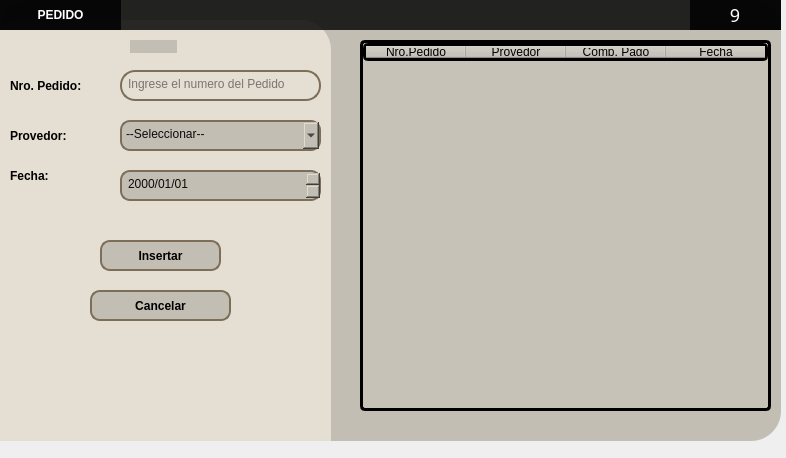
<?xml version="1.0" encoding="UTF-8"?>
<ui version="4.0">
 <class>MainWindow</class>
 <widget class="QMainWindow" name="MainWindow">
  <property name="geometry">
   <rect>
    <x>0</x>
    <y>0</y>
    <width>786</width>
    <height>458</height>
   </rect>
  </property>
  <property name="windowTitle">
   <string>MainWindow</string>
  </property>
  <widget class="QWidget" name="centralwidget">
   <widget class="QWidget" name="widget" native="true">
    <property name="geometry">
     <rect>
      <x>-10</x>
      <y>-10</y>
      <width>991</width>
      <height>471</height>
     </rect>
    </property>
    <property name="styleSheet">
     <string notr="true"/>
    </property>
    <widget class="QFrame" name="frame">
     <property name="geometry">
      <rect>
       <x>10</x>
       <y>10</y>
       <width>781</width>
       <height>441</height>
      </rect>
     </property>
     <property name="styleSheet">
      <string notr="true">
background-color: rgb(195, 190, 180);
border-radius:30px
</string>
     </property>
     <property name="frameShape">
      <enum>QFrame::StyledPanel</enum>
     </property>
     <property name="frameShadow">
      <enum>QFrame::Raised</enum>
     </property>
     <widget class="QWidget" name="widget_2" native="true">
      <property name="geometry">
       <rect>
        <x>0</x>
        <y>0</y>
        <width>971</width>
        <height>30</height>
       </rect>
      </property>
      <property name="styleSheet">
       <string notr="true">background-color:rgba(0,0,0,210);
</string>
      </property>
      <widget class="QWidget" name="horizontalWidget_3" native="true">
       <property name="geometry">
        <rect>
         <x>990</x>
         <y>0</y>
         <width>81</width>
         <height>30</height>
        </rect>
       </property>
       <property name="styleSheet">
        <string notr="true">QPushButton{
	background-color:rgba(0,0,0,0);
	color:rgb(255,255,255);
	border-radius:1px;
	font-size:18px;
	font-family:dripicons-v2;
}

QPushButton:hover{
	background-color:rgb(49,48,53)
}

QPushButton#cerrar:hover{
	background-color:rgb(232,17,25)
}

QpushButton:pressed{
	padding-top:5px;
 	padding-left:5px;
}
</string>
       </property>
       <layout class="QHBoxLayout" name="horizontalLayout_3">
        <property name="spacing">
         <number>0</number>
        </property>
        <property name="leftMargin">
         <number>0</number>
        </property>
        <property name="topMargin">
         <number>0</number>
        </property>
        <property name="rightMargin">
         <number>0</number>
        </property>
        <property name="bottomMargin">
         <number>0</number>
        </property>
       </layout>
      </widget>
      <widget class="QLabel" name="label_2">
       <property name="geometry">
        <rect>
         <x>0</x>
         <y>0</y>
         <width>121</width>
         <height>30</height>
        </rect>
       </property>
       <property name="font">
        <font>
         <pointsize>9</pointsize>
         <weight>75</weight>
         <bold>true</bold>
        </font>
       </property>
       <property name="styleSheet">
        <string notr="true">color:rgba(255,255,255,255)</string>
       </property>
       <property name="text">
        <string>&lt;html&gt;&lt;head/&gt;&lt;body&gt;&lt;p align=&quot;center&quot;&gt;PEDIDO&lt;/p&gt;&lt;/body&gt;&lt;/html&gt;</string>
       </property>
      </widget>
      <widget class="QWidget" name="horizontalWidget_4" native="true">
       <property name="geometry">
        <rect>
         <x>690</x>
         <y>0</y>
         <width>91</width>
         <height>30</height>
        </rect>
       </property>
       <property name="styleSheet">
        <string notr="true">QPushButton{
	background-color:rgba(0,0,0,0);
	color:rgb(255,255,255);
	border-radius:1px;
	font-size:18px;
	font-family:dripicons-v2;
}

QPushButton:hover{
	background-color:rgb(49,48,53)
}

QPushButton#cerrar:hover{
	background-color:rgb(232,17,25)
}

QpushButton:pressed{
	padding-top:5px;
 	padding-left:5px;
}
</string>
       </property>
       <layout class="QHBoxLayout" name="horizontalLayout_4">
        <property name="spacing">
         <number>0</number>
        </property>
        <property name="leftMargin">
         <number>0</number>
        </property>
        <property name="topMargin">
         <number>0</number>
        </property>
        <property name="rightMargin">
         <number>0</number>
        </property>
        <property name="bottomMargin">
         <number>0</number>
        </property>
        <item>
         <widget class="QPushButton" name="btnCerrar">
          <property name="minimumSize">
           <size>
            <width>30</width>
            <height>30</height>
           </size>
          </property>
          <property name="maximumSize">
           <size>
            <width>30</width>
            <height>30</height>
           </size>
          </property>
          <property name="text">
           <string>9</string>
          </property>
         </widget>
        </item>
       </layout>
      </widget>
     </widget>
     <widget class="QPushButton" name="btnGuardar">
      <property name="geometry">
       <rect>
        <x>100</x>
        <y>240</y>
        <width>121</width>
        <height>31</height>
       </rect>
      </property>
      <property name="font">
       <font>
        <pointsize>9</pointsize>
        <weight>75</weight>
        <bold>true</bold>
       </font>
      </property>
      <property name="cursor">
       <cursorShape>PointingHandCursor</cursorShape>
      </property>
      <property name="styleSheet">
       <string notr="true">
border:1.5px solid #7c6e59;
border-radius:10px;</string>
      </property>
      <property name="text">
       <string>Insertar</string>
      </property>
     </widget>
     <widget class="QLabel" name="label_3">
      <property name="geometry">
       <rect>
        <x>-10</x>
        <y>20</y>
        <width>341</width>
        <height>451</height>
       </rect>
      </property>
      <property name="styleSheet">
       <string notr="true">background-color: rgb(228, 222, 211);
border-radius:30px</string>
      </property>
      <property name="text">
       <string/>
      </property>
     </widget>
     <widget class="QTableWidget" name="tblPedido">
      <property name="geometry">
       <rect>
        <x>360</x>
        <y>40</y>
        <width>411</width>
        <height>371</height>
       </rect>
      </property>
      <property name="sizePolicy">
       <sizepolicy hsizetype="Expanding" vsizetype="Expanding">
        <horstretch>0</horstretch>
        <verstretch>0</verstretch>
       </sizepolicy>
      </property>
      <property name="styleSheet">
       <string notr="true">border-radius:5px;
border: 3px solid  #000000;
background-color: rgb(199, 194, 184);
</string>
      </property>
      <column>
       <property name="text">
        <string>Nro.Pedido</string>
       </property>
      </column>
      <column>
       <property name="text">
        <string>Provedor</string>
       </property>
      </column>
      <column>
       <property name="text">
        <string>Comp. Pago</string>
       </property>
      </column>
      <column>
       <property name="text">
        <string>Fecha</string>
       </property>
      </column>
     </widget>
     <widget class="QPushButton" name="btnCancelar">
      <property name="geometry">
       <rect>
        <x>90</x>
        <y>290</y>
        <width>141</width>
        <height>31</height>
       </rect>
      </property>
      <property name="font">
       <font>
        <pointsize>9</pointsize>
        <weight>75</weight>
        <bold>true</bold>
       </font>
      </property>
      <property name="cursor">
       <cursorShape>PointingHandCursor</cursorShape>
      </property>
      <property name="styleSheet">
       <string notr="true">
border:1.5px solid #7c6e59;
border-radius:10px;</string>
      </property>
      <property name="text">
       <string>Cancelar</string>
      </property>
     </widget>
     <widget class="QLabel" name="label">
      <property name="geometry">
       <rect>
        <x>80</x>
        <y>350</y>
        <width>161</width>
        <height>91</height>
       </rect>
      </property>
      <property name="styleSheet">
       <string notr="true">background-image: url(:/newPrefix/Marohuma_icono.png);
background-color: rgb(228, 222, 211);</string>
      </property>
      <property name="text">
       <string/>
      </property>
      <property name="pixmap">
       <pixmap resource="Imagenes/QT_imagenes.qrc">:/newPrefix/Marohuma_icono.png</pixmap>
      </property>
      <property name="scaledContents">
       <bool>true</bool>
      </property>
     </widget>
     <widget class="QLabel" name="label_11">
      <property name="geometry">
       <rect>
        <x>10</x>
        <y>70</y>
        <width>111</width>
        <height>31</height>
       </rect>
      </property>
      <property name="font">
       <font>
        <pointsize>9</pointsize>
        <weight>75</weight>
        <bold>true</bold>
       </font>
      </property>
      <property name="styleSheet">
       <string notr="true">background-color: rgb(228, 222, 211);</string>
      </property>
      <property name="text">
       <string>Nro. Pedido:</string>
      </property>
     </widget>
     <widget class="QLineEdit" name="txtNroDocumento">
      <property name="geometry">
       <rect>
        <x>120</x>
        <y>70</y>
        <width>201</width>
        <height>31</height>
       </rect>
      </property>
      <property name="styleSheet">
       <string notr="true">background-color:rgba(0,0,0,0);
border:1.5px solid #7c6e59;
border-radius:15px;
color:rgba(0,0,0,240);
padding-bottom:4px;
padding-left:4px</string>
      </property>
      <property name="placeholderText">
       <string>Ingrese el numero del Pedido</string>
      </property>
     </widget>
     <widget class="QLabel" name="label_12">
      <property name="geometry">
       <rect>
        <x>10</x>
        <y>160</y>
        <width>51</width>
        <height>31</height>
       </rect>
      </property>
      <property name="font">
       <font>
        <pointsize>9</pointsize>
        <weight>75</weight>
        <bold>true</bold>
       </font>
      </property>
      <property name="styleSheet">
       <string notr="true">background-color: rgb(228, 222, 211);</string>
      </property>
      <property name="text">
       <string>Fecha:</string>
      </property>
     </widget>
     <widget class="QDateEdit" name="dtFecha">
      <property name="geometry">
       <rect>
        <x>120</x>
        <y>170</y>
        <width>201</width>
        <height>31</height>
       </rect>
      </property>
      <property name="styleSheet">
       <string notr="true">background-color: rgb(195, 190, 180);
border:1.5px solid #7c6e59;
border-radius:10px;
color:rgba(0,0,0,240);
padding-bottom:4px;
padding-left:4px</string>
      </property>
      <property name="displayFormat">
       <string>yyyy/MM/dd</string>
      </property>
      <property name="calendarPopup">
       <bool>false</bool>
      </property>
     </widget>
     <widget class="QLabel" name="label_15">
      <property name="geometry">
       <rect>
        <x>10</x>
        <y>120</y>
        <width>71</width>
        <height>31</height>
       </rect>
      </property>
      <property name="font">
       <font>
        <pointsize>9</pointsize>
        <weight>75</weight>
        <bold>true</bold>
       </font>
      </property>
      <property name="styleSheet">
       <string notr="true">background-color: rgb(228, 222, 211);</string>
      </property>
      <property name="text">
       <string>Provedor:</string>
      </property>
     </widget>
     <widget class="QComboBox" name="cboProveedor">
      <property name="geometry">
       <rect>
        <x>120</x>
        <y>120</y>
        <width>201</width>
        <height>31</height>
       </rect>
      </property>
      <property name="styleSheet">
       <string notr="true">background-color: rgb(195, 190, 180);
border:1.5px solid #7c6e59;
border-radius:10px;
color:rgba(0,0,0,240);
padding-bottom:4px;
padding-left:4px</string>
      </property>
      <item>
       <property name="text">
        <string>--Seleccionar--</string>
       </property>
      </item>
     </widget>
     <widget class="QLabel" name="lbID">
      <property name="geometry">
       <rect>
        <x>130</x>
        <y>40</y>
        <width>47</width>
        <height>13</height>
       </rect>
      </property>
      <property name="text">
       <string/>
      </property>
     </widget>
     <zorder>label_3</zorder>
     <zorder>widget_2</zorder>
     <zorder>tblPedido</zorder>
     <zorder>label</zorder>
     <zorder>label_11</zorder>
     <zorder>txtNroDocumento</zorder>
     <zorder>label_12</zorder>
     <zorder>dtFecha</zorder>
     <zorder>label_15</zorder>
     <zorder>cboProveedor</zorder>
     <zorder>btnGuardar</zorder>
     <zorder>btnCancelar</zorder>
     <zorder>lbID</zorder>
    </widget>
   </widget>
  </widget>
 </widget>
 <resources>
  <include location="Imagenes/QT_imagenes.qrc"/>
 </resources>
 <connections/>
</ui>
